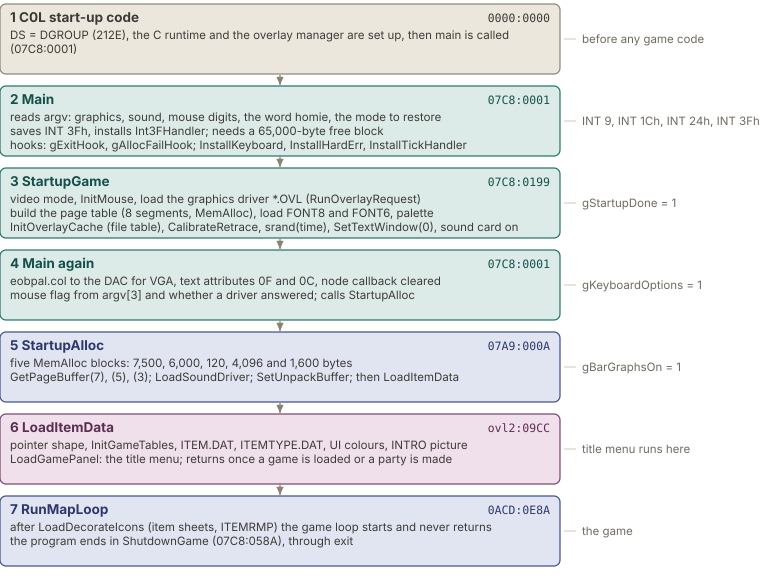

This chart was generated by the following Python code:
import sys; sys.path.insert(0, '.')
from figlib import *

rows = [
    ("grey", "1  C0L start-up code", "0000:0000",
     ["DS = DGROUP (212E), the C runtime and the overlay manager are set up, then main is called (07C8:0001)"],
     "before any game code"),
    ("teal", "2  Main", "07C8:0001",
     ["reads argv: graphics, sound, mouse digits, the word homie, the mode to restore",
      "saves INT 3Fh, installs Int3FHandler; needs a 65,000-byte free block",
      "hooks: gExitHook, gAllocFailHook; InstallKeyboard, InstallHardErr, InstallTickHandler"],
     "INT 9, INT 1Ch, INT 24h, INT 3Fh taken"),
    ("teal", "3  StartupGame", "07C8:0199",
     ["video mode, InitMouse, load the graphics driver *.OVL (RunOverlayRequest)",
      "build the page table (8 segments, MemAlloc), load FONT8 and FONT6, palette",
      "InitOverlayCache (file table), CalibrateRetrace, srand(time), SetTextWindow(0), sound card on"],
     "gStartupDone = 1"),
    ("teal", "4  Main again", "07C8:0001",
     ["eobpal.col to the DAC for VGA, text attributes 0F and 0C, node callback cleared",
      "mouse flag from argv[3] and whether a driver answered; calls StartupAlloc"],
     "gKeyboardOptions = 1"),
    ("navy", "5  StartupAlloc", "07A9:000A",
     ["five MemAlloc blocks: 7,500, 6,000, 120, 4,096 and 1,600 bytes",
      "GetPageBuffer(7), (5), (3); LoadSoundDriver; SetUnpackBuffer; then LoadItemData"],
     "gBarGraphsOn = 1"),
    ("plum", "6  LoadItemData", "ovl2:09CC",
     ["pointer shape, InitGameTables, ITEM.DAT, ITEMTYPE.DAT, UI colours, INTRO picture",
      "LoadGamePanel: the title menu; returns once a game is loaded or a party is made"],
     "title menu runs here"),
    ("navy", "7  RunMapLoop", "0ACD:0E8A",
     ["after LoadDecorateIcons (item sheets, ITEMRMP) the game loop starts and never returns",
      "the program ends in ShutdownGame (07C8:058A), through exit"],
     "the game"),
]
RH, GAP = 70, 12
c = Canvas(760, len(rows) * (RH + GAP) + 6)
BW = 560
for i, (k, t, a, body, note) in enumerate(rows):
    y = 4 + i * (RH + GAP)
    tc, sc, fc = PAL[k]
    c.rect(0, y, BW, RH, fill=fc, stroke=sc, sw=1.2, rx=6)
    c.text(10, y + 18, t, size=13.5, weight=700, color=tc)
    c.text(BW - 10, y + 18, a, size=11.5, color=tc, anchor="end", mono=True)
    yy = y + 35
    for b in body:
        for l in wrap(b, BW - 22, 11.5):
            c.text(10, yy, l, size=11.5, color=INK2)
            yy += 14
    c.text(BW + 22, y + RH / 2 + 4, note, size=11.5, color=MUTED)
    c.line(BW + 4, y + RH / 2, BW + 16, y + RH / 2, stroke=RULE, sw=1.2)
    if i < len(rows) - 1:
        c.arrow([(BW / 2, y + RH + 1), (BW / 2, y + RH + GAP - 1)], color=GREY)
c.save("figs/arc_startup.svg")
